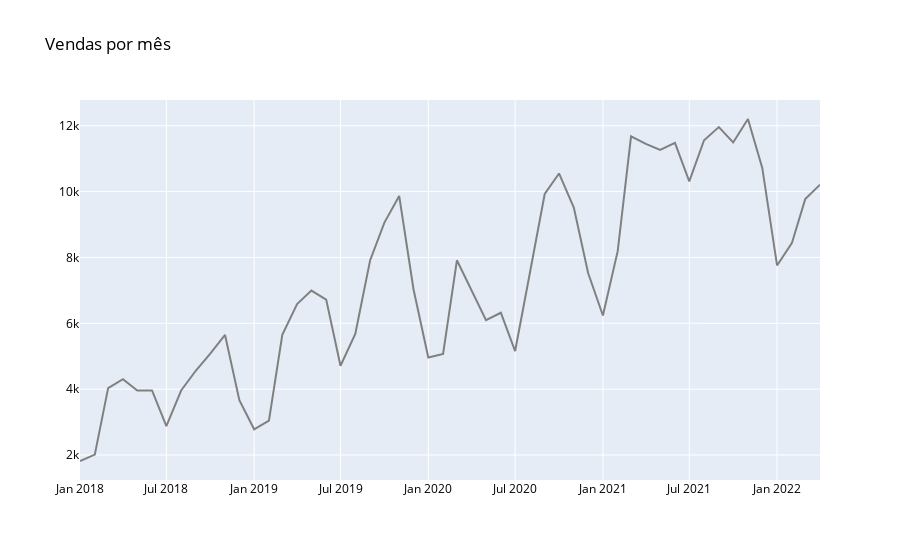

The cell this chart's notebook holds for it:
### Code cell
fig = go.Figure(data=go.Scatter(x=vendas['data'], y=vendas['user_id'], marker={'color': 'gray'}))
fig.update_layout(font=dict(color='black'), title_text='Vendas por mês')
fig.show()
